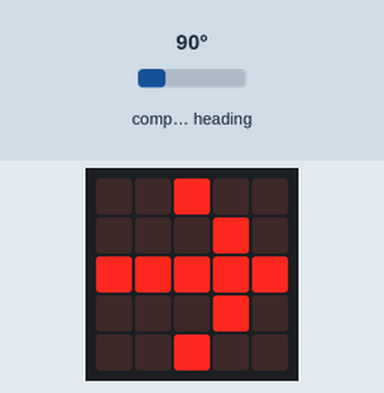
Simulated run of this program. Board: BBC micro:bit (MakeCode). On the bench: the board's 5×5 LED display. The inputs (shaded band) are chosen by the test bench; at power-on: compass heading 90°. The compass is already calibrated.

Above: at 1.2 s.
1.3 s: compass heading set to 180°
At 2.6 s:
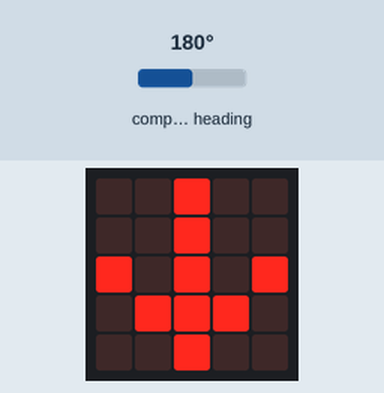
3.1 s: compass heading set to 90°
At 3.6 s:
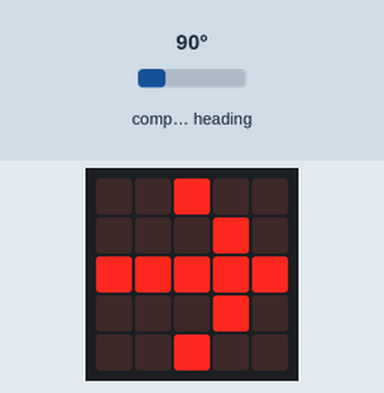
Timing chart, 0 to 6.1 s (numbered marks = the images above; inputs shaded):
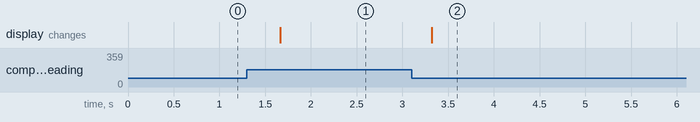

Measured:
- after the input at 1.3 s, the display: changes after 0.36 s (image 1)
- after the input at 3.1 s, the display: changes after 0.22 s (image 2)

The program:

main.ts
```typescript
basic.forever(function () {
    if (input.compassHeading() == 0) {
        basic.showLeds(`
            . . # . .
            . # # # .
            # . # . #
            . . # . .
            . . # . .
            `)
    }
})
basic.forever(function () {
    if (input.compassHeading() == -90) {
        basic.showLeds(`
            . . # . .
            . # . . .
            # # # # #
            . # . . .
            . . # . .
            `)
    }
})
basic.forever(function () {
    if (input.compassHeading() == 180) {
        basic.showLeds(`
            . . # . .
            . . # . .
            # . # . #
            . # # # .
            . . # . .
            `)
    }
})
basic.forever(function () {
    if (input.compassHeading() == 90) {
        basic.showLeds(`
            . . # . .
            . . . # .
            # # # # #
            . . . # .
            . . # . .
            `)
    }
})
```

test.ts
```typescript
// aquí va el archivo "tests"; esto no se compilará cuando este paquete se utilice como una extensión.
```
